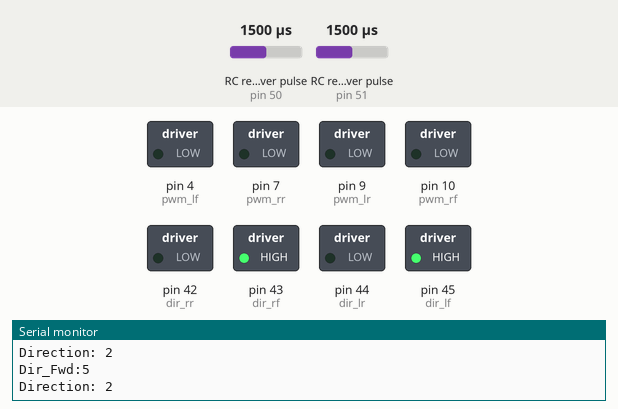
Bench run of a sketch on a simulated Arduino Mega 2560, built with avr-gcc and run on an emulated ATmega2560. Parts: switched loads named in the sketch (green lamp = pin HIGH), the last lines printed to the serial monitor. Wiring (inferred from the names in the program): 2 × RC receiver channel: data pin 50 / data pin 51. The inputs (shaded band) are chosen by the test bench; at power-on: RC receiver pulse (sensors on pin 50, pin 51) 1500 µs.

Above: at 1.2 s.
1.3 s: RC receiver pulse (sensor on pin 50) set to 1020 µs
At 2.9 s:
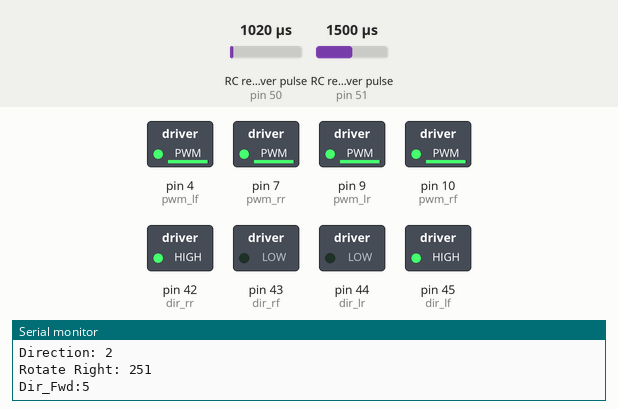
4.3 s: RC receiver pulse (sensor on pin 51) set to 1020 µs
At 6.3 s:
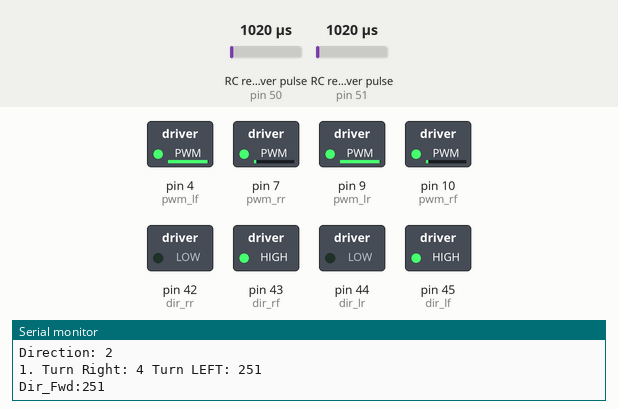
6.6 s: RC receiver pulse (sensor on pin 50) set to 1500 µs
9.6 s: RC receiver pulse (sensor on pin 51) set to 1750 µs
At 11.2 s:
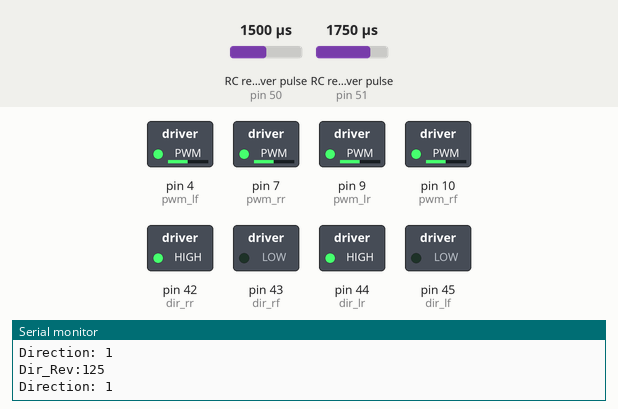
12.6 s: RC receiver pulse (sensor on pin 50) set to 1004 µs
At 14.0 s:
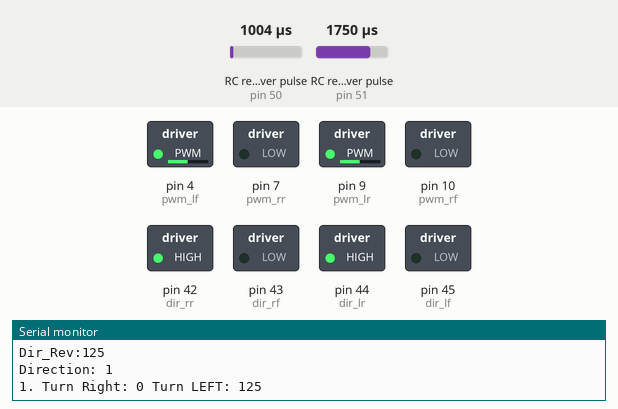
15.6 s: RC receiver pulse (sensor on pin 51) set to 1980 µs
Timing chart, 0 to 19.6 s (numbered marks = the images above; inputs shaded):
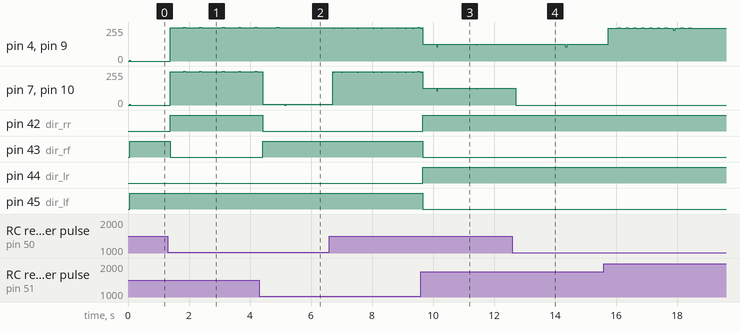

The sketch:

DaguRCTestv2.ino
```cpp
 #include <PinChangeInt.h>


// MultiChannel L293D
//
// rcarduino.blogspot.com
//
// A simple approach for reading two RC Channels from a hobby quality receiver
// and outputting to the common motor driver IC the L293D to drive a tracked vehicle
//
// We will use the Arduino to mix the channels to give car like steering using a standard two stick
// or pistol grip transmitter. The Aux channel will be used to switch and optional momentum mode on and off
//
// See related posts -
//
// Reading an RC Receiver - What does this signal look like and how do we read it -
// http://rcarduino.blogspot.co.uk/2012/01/how-to-read-rc-receiver-with.html
//
// The Arduino library only supports two interrupts, the Arduino pinChangeInt Library supports more than 20 -
// http://rcarduino.blogspot.co.uk/2012/03/need-more-interrupts-to-read-more.html
//
// The Arduino Servo Library supports upto 12 Servos on a single Arduino, read all about it here -
// http://rcarduino.blogspot.co.uk/2012/01/can-i-control-more-than-x-servos-with.html
//
// The wrong and then the right way to connect servos to Arduino
// http://rcarduino.blogspot.com/2012/04/servo-problems-with-arduino-part-1.html
// http://rcarduino.blogspot.com/2012/04/servo-problems-part-2-demonstration.html
//
// Using pinChangeInt library and Servo library to read three RC Channels and drive 3 RC outputs (mix of Servos and ESCs)
// http://rcarduino.blogspot.com/2012/04/how-to-read-multiple-rc-channels-draft.html
//
// rcarduino.blogspot.com
//

// if stopped and turn
// rotate on spot
// if crawling
// rotate on one side
// if forward or backward
// map

#define RC_NEUTRAL_STEERING 1506
#define RC_NEUTRAL_THROTTLE 1511

#define RC_MAX_STEERING 1996
#define RC_MAX_THROTTLE 2000

#define RC_MIN_STEERING 1016
#define RC_MIN_THROTTLE 1014

#define RC_DEADBAND 50

uint16_t unSteeringMin = RC_MIN_THROTTLE;
uint16_t unSteeringMax = RC_MAX_STEERING;
uint16_t unSteeringCenter = RC_NEUTRAL_STEERING;

uint16_t unThrottleMin = RC_MIN_THROTTLE;
uint16_t unThrottleMax = RC_MAX_THROTTLE;
uint16_t unThrottleCenter = RC_NEUTRAL_THROTTLE;


uint16_t ThrottleDeadBandMax = RC_NEUTRAL_THROTTLE + RC_DEADBAND;
uint16_t ThrottleDeadBandMin = RC_NEUTRAL_THROTTLE - RC_DEADBAND;
uint16_t SteeringDeadBandMax = RC_NEUTRAL_STEERING + RC_DEADBAND;
uint16_t SteeringDeadBandMin = RC_NEUTRAL_STEERING - RC_DEADBAND;

#define PWM_MIN 0
#define PWM_MAX 255

#define GEAR_NONE 0
#define GEAR_IDLE 1
#define GEAR_FULL 2
#define GEAR_NEUTRAL 3

// Assign your channel in pins
int THROTTLE_IN_PIN = 51;
int STEERING_IN_PIN = 50;

//Dagu 4 channel motor controller
//Motors
const int pwm_lf = 4;    //PWM for CH1 LF
const int pwm_rr = 7;   //PWM for CH4 RR  - Revserved Encoder pins to make postive
const int pwm_lr = 9;   //PWM for CH2 LR
const int pwm_rf = 10;  //PWM for CH3 RF

const int dir_lf = 45;  //DIR for CH1 LF
const int dir_rr = 42;  //DIR for CH4 RR
const int dir_lr = 44;  //DIR for CH2 LR
const int dir_rf = 43;  //DIR for CH3 RF

const float lf_mtr_adj = 1.5;
const float rr_mtr_adj = 0.97;
const float lr_mtr_adj = 1.15;
const float rf_mtr_adj = 1.0;

// These bit flags are set in bUpdateFlagsShared to indicate which
// channels have new signals
#define THROTTLE_FLAG 1
#define STEERING_FLAG 2

// holds the update flags defined above
volatile uint8_t bUpdateFlagsShared;

// shared variables are updated by the ISR and read by loop.
// In loop we immediatley take local copies so that the ISR can keep ownership of the
// shared ones. To access these in loop
// we first turn interrupts off with noInterrupts
// we take a copy to use in loop and the turn interrupts back on
// as quickly as possible, this ensures that we are always able to receive new signals
volatile uint16_t unThrottleInShared;
volatile uint16_t unSteeringInShared;

// These are used to record the rising edge of a pulse in the calcInput functions
// They do not need to be volatile as they are only used in the ISR. If we wanted
// to refer to these in loop and the ISR then they would need to be declared volatile
uint32_t ulThrottleStart;
uint32_t ulSteeringStart;

uint8_t gThrottle = 0;
uint8_t gGear = GEAR_NONE;
uint8_t gOldGear = GEAR_NONE;

const byte CW = 0;
const byte CCW = 1;

#define DIRECTION_STOP 0
#define DIRECTION_FORWARD 1
#define DIRECTION_REVERSE 2
#define DIRECTION_ROTATE_RIGHT 3
#define DIRECTION_ROTATE_LEFT 4

uint8_t gThrottleDirection = DIRECTION_STOP;
uint8_t gDirection = DIRECTION_STOP;
uint8_t gOldDirection = DIRECTION_STOP;
uint8_t throttleLeft;
uint8_t throttleRight;

#define IDLE_MAX 20

#define MODE_RUN 1
#define MODE_PROGRAM 0

uint8_t gMode = MODE_RUN;
uint32_t ulProgramModeExitTime = 0;


void setup()
{
  Serial.begin(9600);

  Serial.println("RCChannelsTo293");

  //signal output port
  //set all of the outputs for the motor driver

  pinMode(dir_lf, OUTPUT);
  pinMode(dir_rr, OUTPUT);
  pinMode(dir_lr, OUTPUT);
  pinMode(dir_rf, OUTPUT);

  // ISR for all channels

  PCintPort::attachInterrupt(THROTTLE_IN_PIN, calcThrottle, CHANGE);
  PCintPort::attachInterrupt(STEERING_IN_PIN, calcSteering, CHANGE);
  Serial.println("push the controls");
}

void loop()
{
  Serial.println();
  // create local variables to hold a local copies of the channel inputs
  // these are declared static so that thier values will be retained
  // between calls to loop.
  static uint16_t unThrottleIn;
  static uint16_t unSteeringIn;

  // local copy of update flags
  static uint8_t bUpdateFlags;

  // check shared update flags to see if any channels have a new signal
  if(bUpdateFlagsShared)
  {
    noInterrupts(); // turn interrupts off quickly while we take local copies of the shared variables

    // take a local copy of which channels were updated in case we need to use this in the rest of loop
    bUpdateFlags = bUpdateFlagsShared;

    // in the current code, the shared values are always populated
    // so we could copy them without testing the flags
    // however in the future this could change, so lets
    // only copy when the flags tell us we can.

    if(bUpdateFlags & THROTTLE_FLAG)
    {
		  unThrottleIn = unThrottleInShared;
    }

    if(bUpdateFlags & STEERING_FLAG)
    {
		  unSteeringIn = unSteeringInShared;
    }

    // clear shared copy of updated flags as we have already taken the updates
    // we still have a local copy if we need to use it in bUpdateFlags
    bUpdateFlagsShared = 0;

    interrupts(); // we have local copies of the inputs, so now we can turn interrupts back on
    // as soon as interrupts are back on, we can no longer use the shared copies, the interrupt
    // service routines own these and could update them at any time. During the update, the
    // shared copies may contain junk. Luckily we have our local copies to work with :-)

  }

  // do any processing from here onwards
  // only use the local values unAuxIn, unThrottleIn and unSteeringIn, the shared
  // variables unAuxInShared, unThrottleInShared, unSteeringInShared are always owned by
  // the interrupt routines and should not be used in loop

  // we are checking to see if the channel value has changed, this is indicated
  // by the flags. For the simple pass through we don't really need this check,
  // but for a more complex project where a new signal requires significant processing
  // this allows us to only calculate new values when we have new inputs, rather than
  // on every cycle.
  if(bUpdateFlags & THROTTLE_FLAG)
    {
      // A good idea would be to check the before and after value,
      // if they are not equal we are receiving out of range signals
      // this could be an error, interference or a transmitter setting change
      // in any case its a good idea to at least flag it to the user somehow
      unThrottleIn = constrain(unThrottleIn, unThrottleMin, unThrottleMax);

      if(unThrottleIn < unThrottleCenter)
      {
        gThrottle = map(unThrottleIn, unThrottleCenter, unThrottleMin, PWM_MIN, PWM_MAX );
        throttleLeft = throttleRight = gThrottle;
        gThrottleDirection = DIRECTION_REVERSE;
        Serial.print("Dir_Fwd:"); Serial.println(gThrottle);
      }
      else
      {
        gThrottle = map(unThrottleIn, unThrottleCenter, unThrottleMax, PWM_MIN, PWM_MAX );
        throttleLeft = throttleRight = gThrottle;
        gThrottleDirection = DIRECTION_FORWARD;
        Serial.print("Dir_Rev:"); Serial.println(gThrottle);
      }
    }

  gDirection = gThrottleDirection;

  if(gThrottle < IDLE_MAX) {
			gGear = GEAR_IDLE;
		}
  if(rangeTest(unThrottleIn, ThrottleDeadBandMin, ThrottleDeadBandMax) == 1 &&
					rangeTest(unSteeringIn, SteeringDeadBandMin, SteeringDeadBandMax) == 1) {
			gGear = GEAR_NEUTRAL;
		}
   if(gThrottle > IDLE_MAX) {
			gGear = GEAR_FULL;
		}

  if(bUpdateFlags & STEERING_FLAG)
    {
      throttleLeft = gThrottle;
      throttleRight = gThrottle;

      gDirection = gThrottleDirection;
      Serial.print("Direction: "); Serial.println(gDirection);

      // see previous comments regarding trapping out of range errors
      // this is left for the user to decide how to handle and flag
      unSteeringIn = constrain(unSteeringIn, unSteeringMin, unSteeringMax);

      // if idle spin on spot
      switch(gGear)
      {
      case GEAR_IDLE:
	    // same changes for steering as for throttle
        if(unSteeringIn < (unSteeringCenter - RC_DEADBAND))
        {
          gDirection = DIRECTION_ROTATE_LEFT;
          // use steering to set throttle
          throttleRight = throttleLeft = map(unSteeringIn, unSteeringCenter, unSteeringMin, PWM_MIN, PWM_MAX);
          Serial.print("Rotate Right: "); Serial.println(throttleRight);
        } else if(unSteeringIn > (unSteeringCenter + RC_DEADBAND))
          {
            gDirection = DIRECTION_ROTATE_RIGHT;
            // use steering to set throttle
            throttleRight = throttleLeft = map(unSteeringIn, unSteeringCenter, unSteeringMax, PWM_MIN, PWM_MAX);
            Serial.print("Rotate Left: "); Serial.println(throttleRight);
          }
        break;
      // if not idle proportionally restrain inside track to turn vehicle around it
      case GEAR_FULL:
        if(unSteeringIn < (unSteeringCenter - RC_DEADBAND))
        {
          throttleRight = map(unSteeringIn, unSteeringCenter, unSteeringMin, gThrottle, PWM_MIN);
          Serial.print("1. Turn Right: "); Serial.print(throttleRight);
          Serial.print(" Turn LEFT: "); Serial.println(throttleLeft);
        } else if(unSteeringIn > (unSteeringCenter + RC_DEADBAND)) {
            throttleLeft = map(unSteeringIn, unSteeringCenter, unSteeringMax, PWM_MIN, gThrottle);
            Serial.print("2. Turn Right: "); Serial.print(throttleRight);
            Serial.print("Turn LEFT: "); Serial.println(throttleLeft);
          }
        break;
      case GEAR_NEUTRAL:
        gDirection = DIRECTION_STOP;
        break;
		}
	}

	analogWrite(pwm_lf, 0);
	analogWrite(pwm_rr, 0);
	analogWrite(pwm_lr, 0);
	analogWrite(pwm_rf, 0);
      // if idle spin on spot

  switch(gDirection)
    {
    case DIRECTION_FORWARD:
      digitalWrite(dir_lf, CW);
      digitalWrite(dir_rr, CCW);
      digitalWrite(dir_lr, CCW);
      digitalWrite(dir_rf, CW);

	  analogWrite (pwm_lf, throttleLeft);
      analogWrite (pwm_lr, throttleLeft);
      analogWrite (pwm_rr, throttleRight);
      analogWrite (pwm_rf, throttleRight);
      break;
    case DIRECTION_REVERSE:
      digitalWrite(dir_lf, CCW);
      digitalWrite(dir_rr, CW);
      digitalWrite(dir_lr, CW);
      digitalWrite(dir_rf, CCW);

	    analogWrite (pwm_lf, throttleLeft);
      analogWrite (pwm_lr, throttleLeft);
      analogWrite (pwm_rr, throttleRight);
      analogWrite (pwm_rf, throttleRight);
      break;
    case DIRECTION_ROTATE_LEFT:
      digitalWrite(dir_lf, CCW);
      digitalWrite(dir_rr, CCW);
      digitalWrite(dir_lr, CW);
      digitalWrite(dir_rf, CW);

	  analogWrite (pwm_lf, throttleLeft);
      analogWrite (pwm_lr, throttleLeft);
      analogWrite (pwm_rr, throttleRight);
      analogWrite (pwm_rf, throttleRight);
      break;
    case DIRECTION_ROTATE_RIGHT:
      digitalWrite(dir_lf, CW);
      digitalWrite(dir_rr, CW);
      digitalWrite(dir_lr, CCW);
      digitalWrite(dir_rf, CCW);

	  analogWrite (pwm_lf, throttleLeft);
      analogWrite (pwm_lr, throttleLeft);
      analogWrite (pwm_rr, throttleRight);
      analogWrite (pwm_rf, throttleRight);
      break;
    case DIRECTION_STOP:
      analogWrite(pwm_lf, 0);
      analogWrite(pwm_rr, 0);
      analogWrite(pwm_lr, 0);
      analogWrite(pwm_rf, 0);
      break;
      }


  bUpdateFlags = 0;
  gDirection = DIRECTION_STOP;
}


// simple interrupt service routine
void calcThrottle() {
  // if the pin is high, its a rising edge of the signal pulse, so lets record its value
  if(digitalRead(THROTTLE_IN_PIN) == HIGH) {
    ulThrottleStart = micros();
   } else {
    // else it must be a falling edge, so lets get the time and subtract the time of the rising edge
    // this gives use the time between the rising and falling edges i.e. the pulse duration.
    unThrottleInShared = (uint16_t)(micros() - ulThrottleStart);

    // use set the throttle flag to indicate that a new throttle signal has been received
    bUpdateFlagsShared |= THROTTLE_FLAG;
   }
}

void calcSteering(){
  if(digitalRead(STEERING_IN_PIN) == HIGH) {
		ulSteeringStart = micros();
	} else {
		unSteeringInShared = (uint16_t)(micros() - ulSteeringStart);
		bUpdateFlagsShared |= STEERING_FLAG;
	}
}

bool rangeTest(uint16_t number, uint16_t lower, uint16_t upper) {
  // use a < for an inclusive lower bound and exclusive upper bound
  // use <= for an inclusive lower bound and inclusive upper bound
  // alternatively, if the upper bound is inclusive and you can pre-calculate
  //  upper-lower, simply add + 1 to upper-lower and use the < operator.
  if ((unsigned)(number-lower) <= (upper-lower)) {
    return true;
    } else {
      return false;
    }
}
```

Measured:
- after the input at 1.3 s, pin 42 (dir_rr): LOW → HIGH after 0.09 s; pin 43 (dir_rf): HIGH → LOW after 0.09 s
- after the input at 9.6 s, pin 42 (dir_rr), pin 44 (dir_lr): LOW → HIGH after 0.06 s; pin 43 (dir_rf), pin 45 (dir_lf): HIGH → LOW after 0.06 s
- after the input at 12.6 s, pin 4 (pwm_lf), pin 9 (pwm_lr): 125/255 → 106/255 after 1.7 s, → 125/255 0.06 s later; pin 7 (pwm_rr), pin 10 (pwm_rf): 125/255 → 0/255 after 0.11 s
